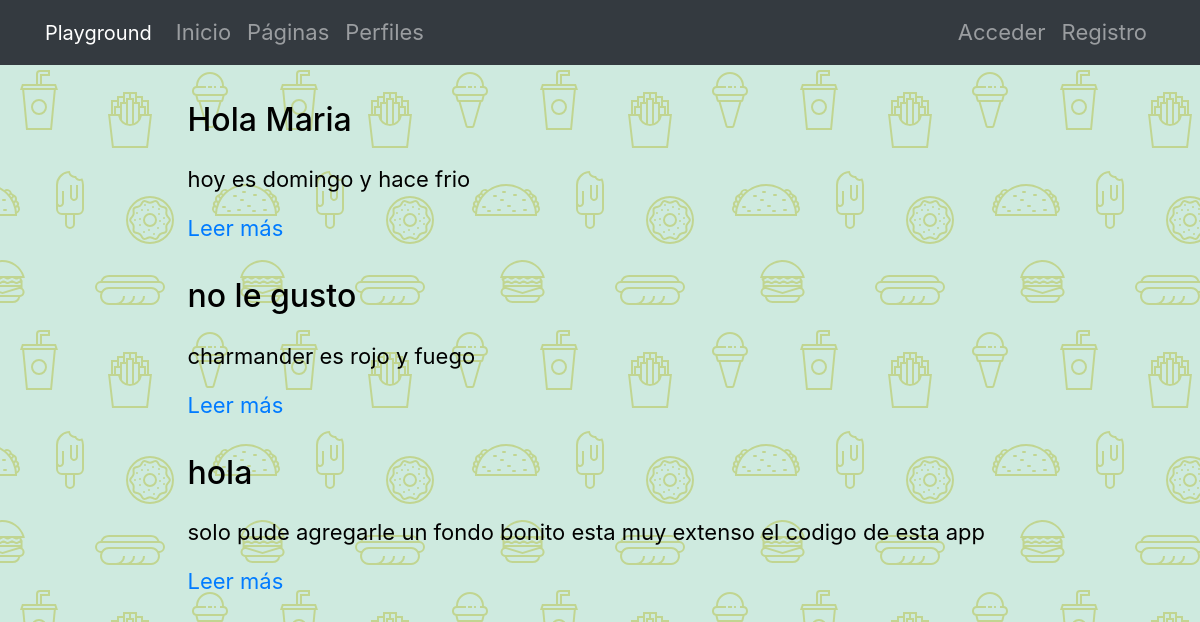
The page /pages/ on the database its author committed.
### pages/models.py (models this page shows, shortened)
class Page(models.Model):
    title = models.CharField(verbose_name="Título", max_length=200)
    content = RichTextField(verbose_name="Contenido")
    order = models.SmallIntegerField(verbose_name="Orden", default=0)
    created = models.DateTimeField(auto_now_add=True, verbose_name="Fecha de creación")
    updated = models.DateTimeField(auto_now=True, verbose_name="Fecha de edición")
    class Meta:
        verbose_name = "página"
        verbose_name_plural = "páginas"
        ordering = ['order', 'title']

### pages/views.py (the view)
# urls.py: path('', PageListView.as_view(), name='pages'),
class PageListView(ListView):
    model = Page

### pages/templates/pages/page_list.html (shortened to what this page needs)
{% extends 'core/base.html' %}
{% load static %}
{% block content %}
{% include 'pages/includes/pages_menu.html' %}
<main role="main">
  <div class="container mb-4">
    {% for page in page_list|dictsort:"id" reversed %}
      <div class="row mt-3">
        <div class="col-md-9 mx-auto">
          <h2 class="mb-4">{{page.title}}</h2>
          <div>
            <p>{{page.content|striptags|safe|truncatechars:"200"}}</p>
            <p><a href="{% url 'pages:page' page.id page.title|slugify %}">Leer más</a>
            </p>
          </div>
        </div>
      </div>
    {% endfor %}
  </div>
</main>
{% endblock %}

### core/static/core/css/main.css (style rules this page uses)
main { padding-top: 20px; }
:root { --jumbotron-padding-y: 3rem; }

### core/templates/core/base.html (style rules this page uses)
.color_perro { color:black; font-size:22px; background-color: #ceeadf; }

### rows shown on the page
Page: title "Hola Maria", content "hoy es domingo y hace frio"
Page: title "no le gusto", content "charmander es rojo y fuego"
Page: title "hola", content "solo pude agregarle un fondo bonito esta muy extenso el codigo de esta app"
